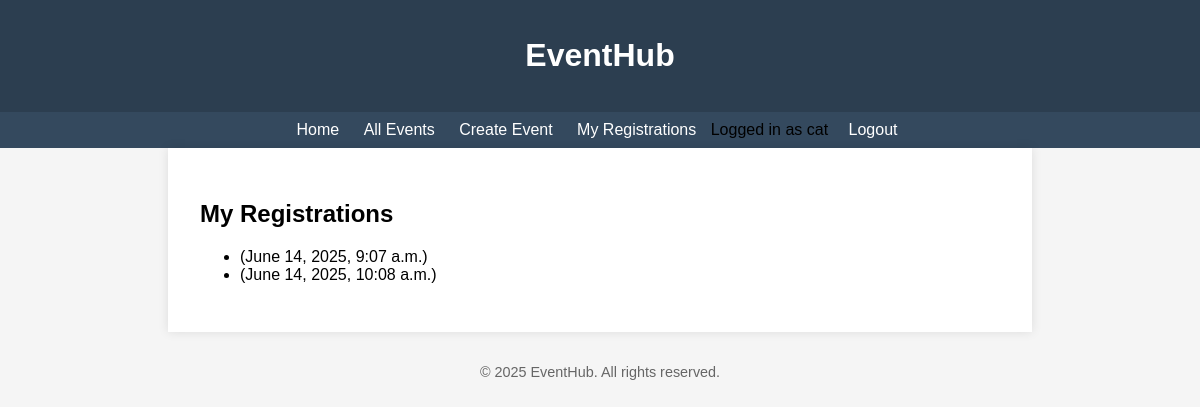
The page /events/my-registrations/ (signed in) on the database its author committed.
### event/models.py (models this page shows)
class Registration(models.Model):
    user = models.ForeignKey(User, on_delete=models.CASCADE)
    event = models.ForeignKey(Event, on_delete=models.CASCADE)
    registered_at = models.DateTimeField(auto_now_add=True)
    class Meta:
        unique_together = ('user', 'event')

### event/views.py (the view)
# urls.py: path('events/my-registrations/', MyRegistrationsView.as_view(), name='my-registrations'),
class MyRegistrationsView(LoginRequiredMixin, View):
    def get(self, request):
        registrations = Registration.objects.filter(user=request.user)
        return render(request, 'events/my_registrations.html', {'registrations': registrations})

### templates/events/my_registrations.html (shortened to what this page needs)
{% extends 'base.html' %}
{% block content %}
<h2>My Registrations</h2>
<ul>
    {% for reg in registrations %}
    <li>{{ reg.event_title }} ({{ reg.registered_at }})</li>
    {% endfor %}
</ul>
{% endblock %}

### templates/base.html (shortened to what this page needs)
<!DOCTYPE html>
<html lang="en">
<head>
</head>
<body>
    {% if not request.path == '/login/' and not request.path == '/register/' %}
        <header><h1>EventHub</h1></header>
        <nav>
            <a href="/">Home</a>
            <a href="/events/">All Events</a>
            {% if user.is_authenticated %}
                <a href="/events/create/">Create Event</a>
                <a href="/events/my-registrations/">My Registrations</a>
                <span>Logged in as {{ user.username }}</span>
                <form action="/logout/" method="post">{% csrf_token %}<button type="submit">Logout</button></form>
            {% else %}
                <a href="/login/">Login</a>
                <a href="/register/">Register</a>
            {% endif %}
        </nav>
    {% endif %}
    <div class="container">
        {% block content %}{% endblock %}
    </div>
    <footer>
        &copy; 2025 EventHub. All rights reserved.
    </footer>
</body>
</html>

### templates/base.html (style rules this page uses)
body { font-family: Arial, sans-serif; background: #f5f5f5; margin: 0; padding: 0; }
header { background: #2c3e50; color: white; padding: 1rem; text-align: center; }
nav { background: #34495e; padding: 0.5rem; text-align: center; }
nav a, nav form button { color: white; margin: 0 10px; text-decoration: none; background: none; border: none; font-size: 1rem; cursor: pointer; }
nav form { display: inline; }
.container { max-width: 800px; margin: auto; background: white; padding: 2rem; box-shadow: 0 0 10px rgba(0,0,0,0.1); }
footer { text-align: center; margin-top: 2rem; font-size: 0.9rem; color: #666; }

### rows shown on the page
Registration: registered_at "June 14, 2025, 9:07 a.m."
Registration: registered_at "June 14, 2025, 10:08 a.m."

### other values the page prints
{{ user.username }} "cat"
